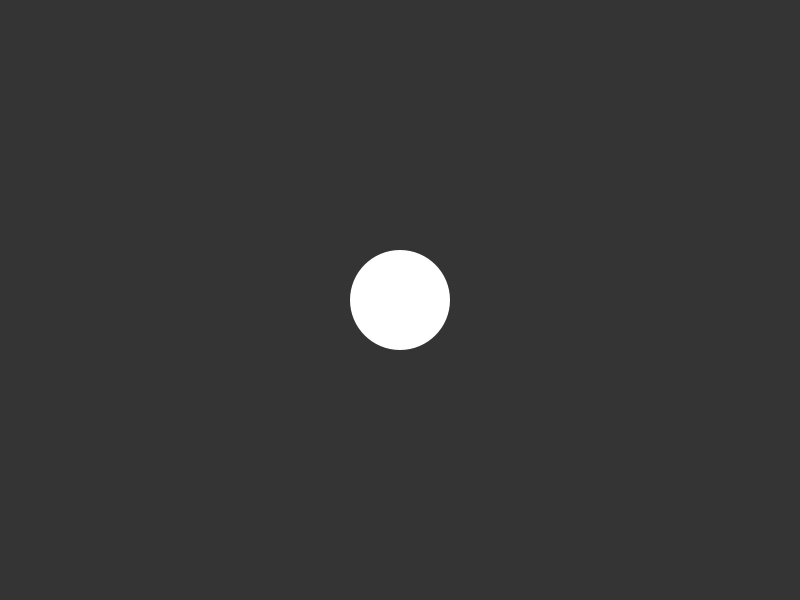
Frame 1 (no input)
Frame 60 (the mouse pressed at the canvas centre just before this capture): identical to frame 1, image omitted
Frame 120 (the mouse held since frame 60 and released just before this capture): identical to frame 1, image omitted

The Processing sketch that drew this single still picture (run headless with seeded random() and noise(); from frame 60 on, the mouse is pressed at the canvas centre):

// Processing sketch: classes_01_simple
// ── classes_01_simple.pde
Circle circle;

void setup() {
  size(800, 600);

  circle = new Circle(width * 0.5, height * 0.5, 100);
}

void draw() {
  background(52);

  circle.draw();
}

// ── Circle.pde
class Circle {
  PVector position;
  float diameter;

  Circle(float theX, float theY, float theDiameter) {
    position = new PVector(theX, theY);
    diameter = theDiameter;
  }

  void draw() {
    noStroke();
    
    fill(255);
    ellipse(position.x, position.y, diameter, diameter);
  }
}
